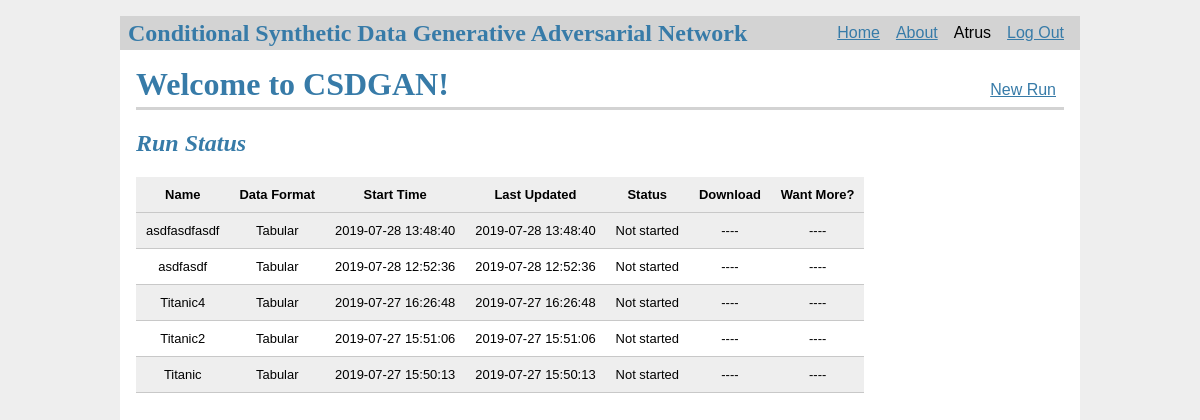
Page / (signed in) on the earlier database version.
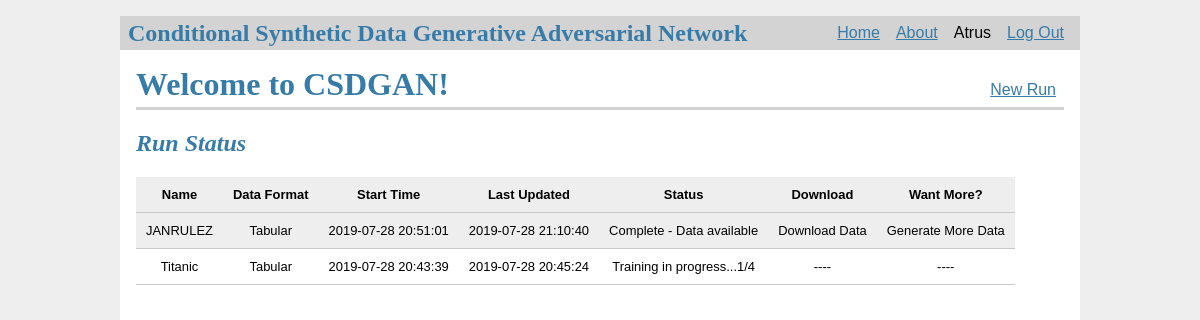
Same page on the later database version.
### tables this page shows
CREATE TABLE user (
  id INTEGER PRIMARY KEY AUTOINCREMENT,
  username TEXT UNIQUE NOT NULL,
  password TEXT NOT NULL,
  last_login TIMESTAMP NOT NULL,
  num_logins INTEGER NOT NULL
);

CREATE TABLE run (
  id INTEGER PRIMARY KEY AUTOINCREMENT,
  title TEXT NOT NULL,
  user_id INTEGER NOT NULL,
  start_time TIMESTAMP NOT NULL DEFAULT CURRENT_TIMESTAMP,
  end_time TIMESTAMP,
  format TEXT NOT NULL,
  filesize INTEGER NOT NULL,
  FOREIGN KEY (user_id) REFERENCES user (id)
);

### src/home.py (the view)
@bp.route('/')
def index():
    if g.user:
        runs = query_all_runs(session['user_id'])
        if len(runs) > 0:
            return render_template('home/index.html', runs=runs, logged_in=True)
        else:
            return render_template('home/index.html', logged_in=True)
    else:
        return render_template('home/index.html', logged_in=False)

### src/auth.py (called while the page is built)
@bp.before_app_request
def load_logged_in_user():
    user_id = session.get('user_id')
    if user_id is None:
        g.user = None
    else:
        g.user = get_db().execute(
            'SELECT * FROM user WHERE id = ?', (user_id,)
        ).fetchone()

### src/db.py (called while the page is built)
def get_db():
    if 'db' not in g:
        g.db = sqlite3.connect(
            current_app.config['DATABASE'],
            detect_types=sqlite3.PARSE_DECLTYPES
        )
        g.db.row_factory = sqlite3.Row
    return g.db

def query_all_runs(user_id):
    result = get_db().execute(
        'SELECT run.title, run.start_time, run.format, status.update_time, status_info.descr '
        'FROM run '
        'LEFT JOIN ('
        '   SELECT a.run_id, a.status_id, a.update_time FROM status as a '
        '   INNER JOIN ('
        '       SELECT run_id, max(status_id) as status_id FROM status GROUP BY run_id'
        '   ) as b on a.run_id = b.run_id and a.status_id = b.status_id'
        ') as status on run.id = status.run_id '
        'LEFT JOIN status_info on status.status_id = status_info.id '
        'WHERE run.user_id = ? '
        'ORDER BY status.update_time DESC',
        (user_id,)
    ).fetchall()
    return result

### src/templates/home/index.html
{% extends 'base.html' %}
{% block header %}
<h1>{% block title %}Welcome to CSDGAN!{% endblock %}</h1>
{% if g.user %}
<a class="action" href="{{ url_for('create.create') }}">New Run</a>
{% endif %}
{% endblock %}
{% block content %}
<h2>Run Status</h2>
{% if not logged_in %}
<p>It doesn't look like you are logged in yet. <a href="{{ url_for('auth.login') }}">Click here</a> to log in or
    <a href="{{ url_for('auth.register') }}">here</a> to register if you haven't already.</p>
{% elif runs is not defined %}
<p>It doesn't look like you have any runs yet. <a href="{{ url_for('create.create') }}">Click here</a> to get started!</p>
{% else %}
<table border="1" class="dataframe">
    <thead>
    <tr style="text-align: right;">
        <th>Name</th>
        <th>Data Format</th>
        <th>Start Time</th>
        <th>Last Updated</th>
        <th>Status</th>
        <th>Download</th>
        <th>Want More?</th>
    </tr>
    </thead>
    <tbody>
    {% for run in runs %}
    <tr>
        <td>{{ run.title }}</td>
        <td>{{ run.format }}</td>
        <td>{{ run.start_time }}</td>
        <td>{{ run.update_time }}</td>
        <td>{{ run.descr }}</td>
        {% if 'Data available' in run.descr %}
        <td>Download Data</td>
        <td>Generate More Data</td>
        {% else %}
        <td>----</td>
        <td>----</td>
        {% endif %}
    </tr>
    {% endfor %}
    </tbody>
</table>
{% endif %}
{% endblock %}

### src/templates/base.html (shortened to what this page needs)
<!doctype html>
<link rel="stylesheet" href="{{ url_for('static', filename='style.css') }}">
<nav>
    <h1>Conditional Synthetic Data Generative Adversarial Network</h1>
    <ul>
        <li><a href="{{ url_for('home.index') }}">Home</a>
        <li><a href="{{ url_for('about.about') }}">About</a>
            {% if g.user %}
        <li><span>{{ g.user['username'] }}</span>
        <li><a href="{{ url_for('auth.logout') }}">Log Out</a>
            {% else %}
        <li><a href="{{ url_for('auth.register') }}">Register</a>
        <li><a href="{{ url_for('auth.login') }}">Log In</a>
            {% endif %}
    </ul>
</nav>
<section class="content">
    <header>
        {% block header %}{% endblock %}
    </header>
    {% block content %}{% endblock %}
</section>

### src/static/style.css (style rules this page uses)
a, h1, h2 { color: #377ba8; }
h1, h2 { font-family: serif; margin 1rem 0; }
h1 { font-size: xx-large; }
h2 { font-size: x-large; font-style: italic; }
nav { background: lightgray; display: flex; align-items: center; padding: 0 0.5rem; }
nav h1 { flex: auto; margin: 0; font-size: x-large }
nav ul { display: flex; list-style: none; margin: 0; padding: 0; white-space:nowrap; }
nav ul li a, nav ul li span, header .action { display: block; padding: 0.5rem; }
.content { padding: 0 1rem 1rem; }
.content > header { border-bottom: 3px solid lightgray; display: flex; align-items: flex-end; }
.content > header h1 { flex: auto; margin: 1rem 0 0.25rem 0; }
.content:last-child { margin-bottom: 0; }
table.dataframe, .dataframe th, .dataframe td { border: none; border-bottom: 1px solid #C8C8C8; border-collapse: collapse; text-align:center; padding: 10px; margin-bottom: 40px; font-size: 0.9em; }
tr:nth-child(odd) { background-color:#eee; }
tr:nth-child(even) { background-color:#fff; }

Differences in the rows shown:
removed run: title "asdfasdfasdf", format "Tabular", start_time "2019-07-28 13:48:40", update_time "2019-07-28 13:48:40", descr "Not started"
removed run: title "asdfasdf", format "Tabular", start_time "2019-07-28 12:52:36", update_time "2019-07-28 12:52:36", descr "Not started"
removed run: title "Titanic4", format "Tabular", start_time "2019-07-27 16:26:48", update_time "2019-07-27 16:26:48", descr "Not started"
changed run: title "Titanic2" → "JANRULEZ"; start_time "2019-07-27 15:51:06" → "2019-07-28 20:51:01"; update_time "2019-07-27 15:51:06" → "2019-07-28 21:10:40"; descr "Not started" → "Complete - Data available"; text "---- ----" → "Download Data Generate More Data"
changed run "Titanic": start_time "2019-07-27 15:50:13" → "2019-07-28 20:43:39"; update_time "2019-07-27 15:50:13" → "2019-07-28 20:45:24"; descr "Not started" → "Training in progress...1/4"
